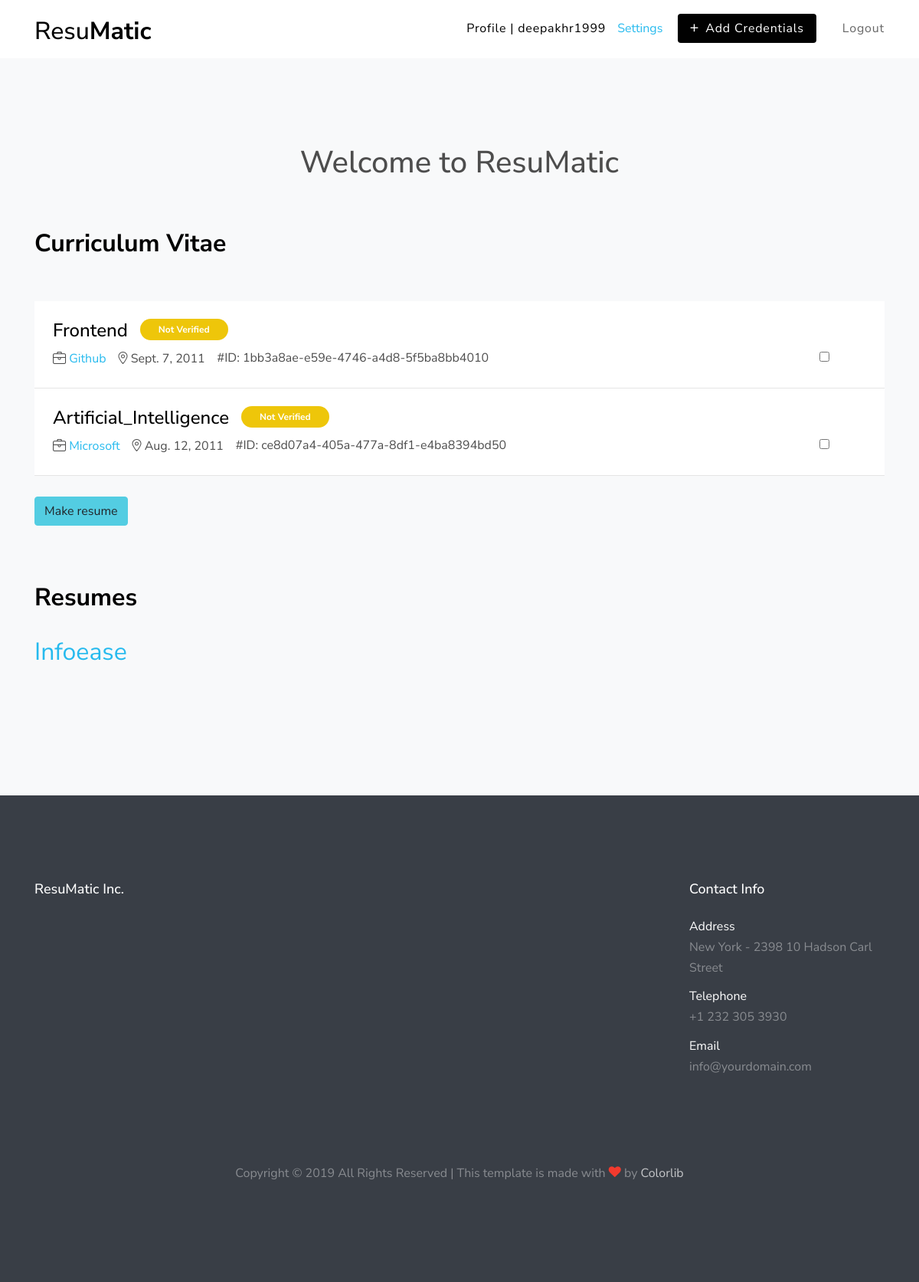
The app's page / (signed in) with its own data.
### kyc/models.py (models this page shows, shortened)
class Cert(models.Model):
	token = models.CharField(max_length=36)
	user = models.ForeignKey(User, on_delete=models.CASCADE, related_name="cert_user")
	title = models.CharField(max_length=256)
	location = models.CharField(max_length=256)
	org = models.ForeignKey(User, on_delete=models.CASCADE, related_name="cert_org")
	user_agrees = models.CharField(max_length=10)
	org_filled = models.BooleanField(default=False)
	time_till = models.DateField()
	is_verified = models.BooleanField(default=False)

class Resume(models.Model):
	org = models.CharField(max_length=100)
	user = models.CharField(max_length=100)
	tokens = models.CharField(max_length=1000)
	sent = models.BooleanField(default=False)

### kyc/views.py (the view)
# urls.py: path('', kyc_views.welcome, name="welcome"),
def welcome(request):
	if(request.user.is_authenticated):
		if request.user.profile.is_org:
			return index_org(request)
		else:
			return index_user(request)
	return render(request, 'kyc/index_user.html', {})

### kyc/views.py (called while the page is built)
def index_user(request):
	resumes = Resume.objects.filter(user = request.user.username)
	certs = Cert.objects.filter(user = request.user)
	return render(request, 'kyc/index_user.html', {"certs": certs, "resumes": resumes})

### kyc/templates/kyc/index_user.html (shortened to what this page needs)
{% extends "orders/base.html" %}
{% load static %}
{% block content %}
    <div class="site-section bg-light">
      <h1 class="text-center">Welcome to ResuMatic</h1>
      <br><br>
    {% if user.is_authenticated %}
      <div class="container">
        <div class="row justify-content-start text-left mb-5">
          <div class="col-md-9 " data-aos="fade">
            <h2 class="font-weight-bold text-black">Curriculum Vitae</h2>
          </div>
        </div>
        <form method="POST" action="{% url 'resume' %}">
            {% for cert in certs %}
            <div class="row" data-aos="fade">
            <div class="col-md-12">
              <div class="job-post-item bg-white p-4 d-block align-items-center">
                 <div class="mb-4 mb-md-0 mr-5">
                  <div class="job-post-item-header d-flex align-items-center">
                    <h2 class="mr-3 text-black h4">{{cert.title}}</h2>
                      <div class="badge-wrap">
                       <span class="certs bg-warning text-white badge py-2 px-4" token="{{cert.token}}">Not Verified</span>
                      </div>
                  </div>
                  <div class="job-post-item-body d-block d-md-flex">
                    <div class="mr-3"><span class="fl-bigmug-line-portfolio23"></span> <a href="#">{{cert.org}}</a></div>
                    <div class="mr-3"><span class="fl-bigmug-line-big104"></span> <span>{{cert.time_till}}</span></div>
                    <div><span>#ID: {{cert.token}}</span></div>
                     <div class="ml-auto float-right">
                       <input type="checkbox" name="tokens" value="{{cert.token}}">
                     </div>
                   </div>
                  </div>
                 </div>
              </div>
            </div>
           {% endfor %}
           <br>
           <button class="btn btn-info">Make resume</button>
        </form>
        <br>
        <div id="Resumes" class="my-5">
            <div class="row justify-content-start text-left mb-3">
                <div class="col-md-9 " data-aos="fade">
                  <h2 class="font-weight-bold text-black">Resumes</h2>
                </div>
            </div>
            {% for resume in resumes %}
                <a href="{% url 'resume' resume_id=resume.id %}" style="font-size: 2em;">
                   {{resume.org}}
                </a>
            {% endfor %}
        </div>
        </div>
      </div>
      {% endif %}
{% endblock %}

### orders/templates/orders/base.html (shortened to what this page needs)
{% load static %}
<!DOCTYPE html>
<html lang="en">
  <head>
    <link rel="stylesheet" href="{% static 'kyc/fonts/icomoon/style.css' %}">
    <link rel="stylesheet" href="{% static 'kyc/css/bootstrap.min.css' %}">
    <link rel="stylesheet" href="{% static 'kyc/css/magnific-popup.css' %}">
    <link rel="stylesheet" href="{% static 'kyc/css/jquery-ui.css' %}">
    <link rel="stylesheet" href="{% static 'kyc/css/owl.carousel.min.css' %}">
    <link rel="stylesheet" href="{% static 'kyc/css/owl.theme.default.min.css' %}">
    <link rel="stylesheet" href="{% static 'kyc/css/bootstrap-datepicker.css' %}">
    <link rel="stylesheet" href="{% static 'kyc/css/animate.css' %}">
    <link rel="stylesheet" href="{% static 'kyc/fonts/flaticon/font/flaticon.css' %}">
    <link rel="stylesheet" href="{% static 'kyc/css/fl-bigmug-line.css' %}">
    <link rel="stylesheet" href="{% static 'kyc/css/aos.css' %}">
    <link rel="stylesheet" href="{% static 'kyc/css/style.css' %}">
  </head>
<body>
    <header class="site-navbar py-1" role="banner">
      <div class="container">
        <div class="row align-items-center">
          <div class="col-6 col-xl-2">
            <h1 class="mb-0"><a href="{% url 'welcome' %}" class="text-black h2 mb-0">Resu<strong>Matic</strong></a></h1>
          </div>
          <div class="col-10 col-xl-10 d-none d-xl-block">
            <nav class="site-navigation text-right" role="navigation">
              <ul class="site-menu js-clone-nav mr-auto d-none d-lg-block">
                {% if not user.is_authenticated %}
                <li><a href="{% url 'login' %}">Login</a></li>
                <li><a href="{% url 'register' %}">Register</a></li>
                {% else %}
                <li class="active"><a href="{% url 'welcome' %}">Profile | {{user.username}}</a>
                </li><a href="contact.html">Settings</a></li>
                <li><a href="{% url 'make-claim' %}"><span class="rounded py-2 px-3 text-white" style="background: rgb(1, 1, 1);"><span class="h5 mr-2">+</span>Add Credentials</span></a></li>
                <li><a href="{% url 'logout' %}">Logout</a></li>
                {% endif %}
              </ul>
            </nav>
          </div>
          <div class="col-6 col-xl-2 text-right d-block">
          </div>
        </div>
      </div>
    </header>
    {% block content %}{% endblock %}
  <footer class="site-footer">
      <div class="container">
        <div class="row">
          <div class="col-lg-9">
            <div class="row">
              <div class="col-6 col-md-3 col-lg-3 mb-5 mb-lg-0">
                <h3 class="footer-heading mb-4">ResuMatic Inc.</h3>
              </div>
            </div>
          </div>
          <div class="col-lg-3">
            <h3 class="footer-heading mb-4">Contact Info</h3>
            <ul class="list-unstyled">
              <li>
                <span class="d-block text-white">Address</span>
                New York - 2398 10 Hadson Carl Street
              </li>
              <li>
                <span class="d-block text-white">Telephone</span>
                +1 232 305 3930
              </li>
              <li>
                <span class="d-block text-white">Email</span>
                info@yourdomain.com
              </li>
            </ul>
          </div>
        </div>
        <div class="row pt-5 mt-5 text-center">
          <div class="col-md-12">
            <p>
            Copyright &copy; <script>document.write(new Date().getFullYear());</script> All Rights Reserved | This template is made with <i class="icon-heart text-danger" aria-hidden="true"></i> by <a href="https://colorlib.com" target="_blank" >Colorlib</a>
            </p>
          </div>
        </div>
      </div>
    </footer>
</body>
</html>

### kyc/static/kyc/css/fl-bigmug-line.css (style rules this page uses)
.fl-bigmug-line-ico, [class^="fl-bigmug-line-"]:before, [class*=" fl-bigmug-line-"]:before, [class^="fl-bigmug-line-"]:after, [class*=" fl-bigmug-line-"]:after { font-family: 'fl-bigmug-line'; font-size: inherit; font-weight: 400; font-style: normal; -webkit-font-smoothing: antialiased; -moz-osx-font-smoothing: grayscale; }
.fl-bigmug-line-big104:before { content: "\e00b"; }
.fl-bigmug-line-portfolio23:before { content: "\e08a"; }

### kyc/static/kyc/css/style.css (style rules this page uses)
body { line-height: 1.7; color: #4d4d4d; font-weight: 400; font-size: 1rem; font-family: "Roboto Mono", SFMono-Regular, Menlo, Monaco, Consolas, "Liberation Mono", "Courier New", monospace; font-family: "Nunito Sans", -apple-system, BlinkMacSystemFont, "Segoe UI", Roboto, "Helvetica Neue", Arial, sans-serif, "Apple Color Emoji", "Segoe UI Emoji", "Segoe UI Symbol", "Noto Color Emoji"; }
a { -webkit-transition: .3s all ease; -o-transition: .3s all ease; transition: .3s all ease; }
.text-black { color: #000 !important; }
.btn { position: relative; top: 0; }
.site-section { padding: 3em 0; }
@media (min-width: 768px) { .site-section { padding: 7em 0; } }
.site-footer { padding: 7em 0; background: #393e46; color: rgba(255, 255, 255, 0.4); }
.site-footer a { color: rgba(255, 255, 255, 0.7); }
.site-footer .footer-heading { font-size: 18px; color: #fff; }
.site-footer ul li { margin-bottom: 10px; }
.site-navbar { margin-bottom: 0px; width: 100%; border-bottom: none; z-index: 2; position: relative; }
.site-navbar .site-navigation .site-menu { margin-bottom: 0; margin-left: 0; padding-left: 0; }
.site-navbar .site-navigation .site-menu .active > a { color: #000; }
.site-navbar .site-navigation .site-menu a { text-decoration: none !important; display: inline-block; }
.site-navbar .site-navigation .site-menu > li { display: inline-block; padding: 10px 5px; }
.site-navbar .site-navigation .site-menu > li > a { padding: 10px 10px; letter-spacing: .05em; color: rgba(0, 0, 0, 0.6); text-decoration: none !important; }
.site-navbar .site-navigation .site-menu > li:last-child { padding-right: 0; }
.site-navbar .site-navigation .site-menu > li:last-child > a { padding-right: 0; }
.job-post-item { background: #fff; position: relative; -webkit-transition: .1s all ease; -o-transition: .1s all ease; transition: .1s all ease; top: 0; z-index: 1; border-bottom: 1px solid rgba(0, 0, 0, 0.1); }
.job-post-item .badge-wrap { position: relative; top: -5px; }
.job-post-item .badge { border-radius: 30px; }

### records on screen
Cert: title "Frontend", org "Github", time_till "Sept. 7, 2011", token "1bb3a8ae-e59e-4746-a4d8-5f5ba8bb4010"
Cert: title "Artificial_Intelligence", org "Microsoft", time_till "Aug. 12, 2011", token "ce8d07a4-405a-477a-8df1-e4ba8394bd50"
Resume: org "Infoease"

### other values on screen
{{ user.username }} "deepakhr1999"
